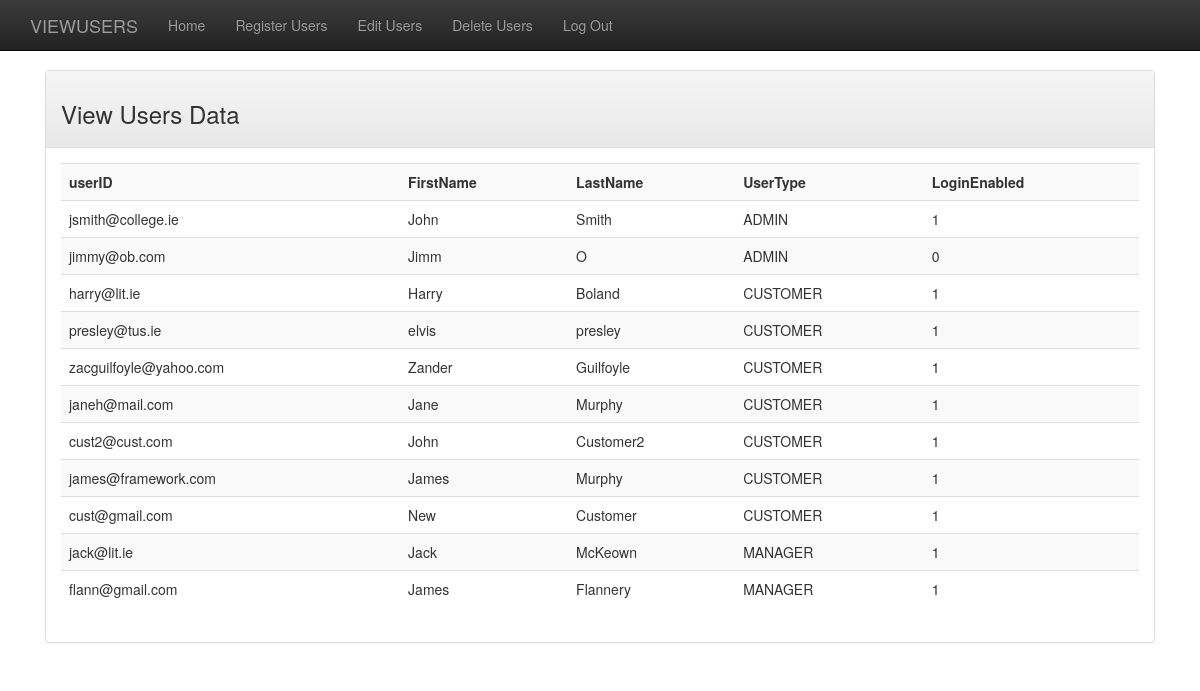
The app's page /index.php?pageID=viewUsers (signed in) with its own data.
### tables this page shows
CREATE TABLE `user` (
                        `UserNr` int(11) NOT NULL AUTO_INCREMENT,
                        `FirstName` varchar(45) NOT NULL,
                        `LastName` varchar(45) NOT NULL,
                        `PassWord` varchar(45) DEFAULT NULL,
                        `email` varchar(45) NOT NULL,
                        `mobile` varchar(45) DEFAULT NULL,
                        `idcounty` int(11) NOT NULL,
                        `userID` varchar(45) DEFAULT NULL,
                        `userTypeNr` int(11) NOT NULL,
                        `userEnabled` tinyint(4) DEFAULT 1,
                        PRIMARY KEY (`UserNr`),
                        UNIQUE KEY `email_UNIQUE` (`email`),
                        UNIQUE KEY `userID_UNIQUE` (`userID`),
                        KEY `fk_admin_county2_idx` (`idcounty`),
                        KEY `fk_user_userType1_idx` (`userTypeNr`),
                        CONSTRAINT `fk_admin_county2` FOREIGN KEY (`idcounty`) REFERENCES `county` (`idcounty`) ON DELETE NO ACTION ON UPDATE NO ACTION,
                        CONSTRAINT `fk_user_userType1` FOREIGN KEY (`userTypeNr`) REFERENCES `usertype` (`userTypeNr`) ON DELETE NO ACTION ON UPDATE NO ACTION
);

CREATE TABLE `usertype` (
                            `userTypeNr` int(11) NOT NULL,
                            `userTypeDescr` varchar(45) NOT NULL DEFAULT 'UNKNOWN',
                            PRIMARY KEY (`userTypeNr`)
);

### classlib/baseClasses/PanelModel.php (called while the page is built, shortened)
<?php
abstract class PanelModel implements PanelModelInterface {
    function __construct($user,$db,$postArray,$pageTitle,$pageHead,$pageID) {
        $this->setPanelContent_1();
    }
}

### classlib/baseClasses/Controller.php (called while the page is built, shortened)
<?php
abstract class Controller implements ControllerInterface{
    public function run() {
        $this->updateView();
    }
}

### classlib/baseClasses/TableEntity.php (called while the page is built, shortened)
<?php
class TableEntity {
    function __construct ($databaseConnection,$tableName){
        $this->db=$databaseConnection;
    }
}

### classlib/entities/UserTable.php (called while the page is built, shortened)
<?php
class UserTable extends TableEntity {
     public function getAllRecords($userType=0){
        if($userType){
           $this->SQL = "SELECT userID,FirstName,LastName, ut.userTypeDescr AS UserType, userEnabled AS LoginEnabled FROM user u,usertype ut where u.userTypeNr=ut.userTypeNr and u.userTypeNr=$userType ORDER BY userTypeDescr";
        }
        else{
           $this->SQL = "SELECT userID,FirstName,LastName, ut.userTypeDescr AS UserType, userEnabled AS LoginEnabled FROM user u,usertype ut where u.userTypeNr=ut.userTypeNr ORDER BY userTypeDescr";
        }
        try {
                $rs=$this->db->query($this->SQL);
                if($rs->num_rows){
                    return $rs;
                }
                else{
                    return false;
                }
        } catch (mysqli_sql_exception $e) {
                $this->MySQLiErrorNr=$e->getCode();
                $this->MySQLiErrorMsg=$e->getMessage();
                return false;
            }
    }
}

### classlib/helperClasses/HelperHTML.php (the view, shortened to what this page needs)
<?php
Class HelperHTML {
    public static function generateTABLE($resultSet){
        $table='';
        if($resultSet){
        $i=0;
        $resultSet->data_seek(0);
        $table.= '<table class="table table-striped">';
        while ($row = $resultSet->fetch_assoc()) {
            while ($i===0)
            {   $table.=  '<tr>';
                foreach($row as $key=>$value){
                    $table.=  "<th>$key</th>";
                }
                $table.=  '</tr>';
                $i=1;
            }
            $table.=  '<tr>';
            foreach($row as $value){
                $table.=  "<td>$value</td>";
                }
            $table.=  '</tr>';
        }
        $table.=  '</table>';
        }
        else{
            $table='Sorry - there is no data available matching your query at this time';
        }
        return $table;
    }
}

### views/view_navbar_1_panel.php (style rules this page uses)
body { padding-top: 70px; }

### records on screen
user: key "userID", key "FirstName", key "LastName", key "UserType", key "LoginEnabled", userID "jsmith@college.ie", FirstName "John", LastName "Smith", userTypeNr.userTypeDescr "ADMIN", userEnabled "1"
user: userID "jimmy@ob.com", FirstName "Jimm", LastName "O", userTypeNr.userTypeDescr "ADMIN", userEnabled "0"
user: userID "harry@lit.ie", FirstName "Harry", LastName "Boland", userTypeNr.userTypeDescr "CUSTOMER", userEnabled "1"
user: userID "presley@tus.ie", FirstName "elvis", LastName "presley", userTypeNr.userTypeDescr "CUSTOMER", userEnabled "1"
user: userID "zacguilfoyle@yahoo.com", FirstName "Zander", LastName "Guilfoyle", userTypeNr.userTypeDescr "CUSTOMER", userEnabled "1"
user: userID "janeh@mail.com", FirstName "Jane", LastName "Murphy", userTypeNr.userTypeDescr "CUSTOMER", userEnabled "1"
user: userID "cust2@cust.com", FirstName "John", LastName "Customer2", userTypeNr.userTypeDescr "CUSTOMER", userEnabled "1"
user: userID "james@framework.com", FirstName "James", LastName "Murphy", userTypeNr.userTypeDescr "CUSTOMER", userEnabled "1"
user: userID "cust@gmail.com", FirstName "New", LastName "Customer", userTypeNr.userTypeDescr "CUSTOMER", userEnabled "1"
user: userID "jack@lit.ie", FirstName "Jack", LastName "McKeown", userTypeNr.userTypeDescr "MANAGER", userEnabled "1"
user: userID "flann@gmail.com", FirstName "James", LastName "Flannery", userTypeNr.userTypeDescr "MANAGER", userEnabled "1"

### other values on screen
$pageHeading "VIEWUSERS"
